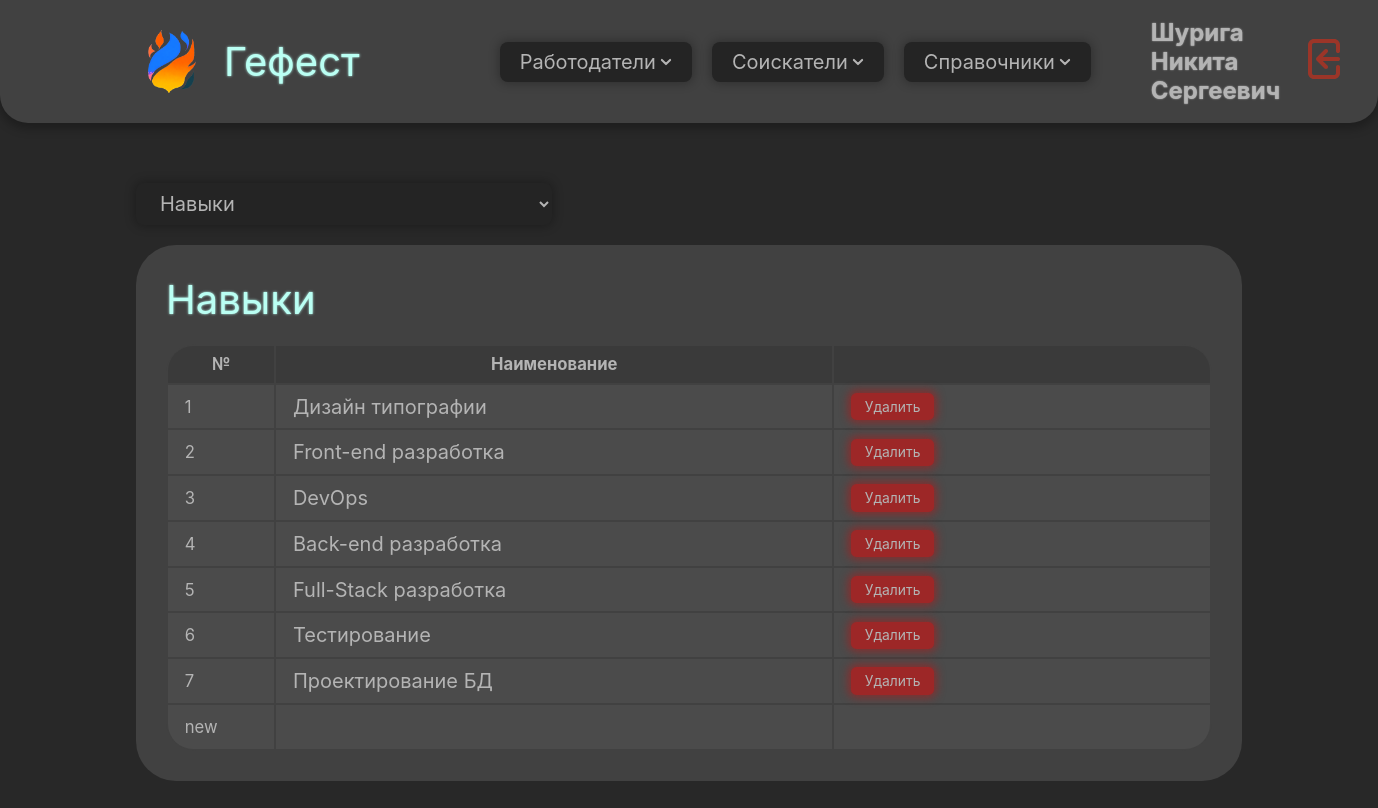
The app's page /references/Skill/ (signed in) with its own data.
### domain/models.py (models this page shows, shortened)
class CustomUser(AbstractUser):
    patronymic = models.CharField(max_length=255, blank=False, null=False, verbose_name='Отчество')
    phone_number = PhoneNumberField(region="RU", blank=False, null=False, verbose_name='Номер телефона')
    profile_photo = models.ImageField(blank=True, null=True, verbose_name='Фото профиля', upload_to='user_photos')
    class Meta:
        verbose_name = 'Пользователь'
        verbose_name_plural = 'Пользователи'

class Skill(models.Model):
    name = models.CharField(max_length=100, blank=False, null=False, verbose_name='Наименование')
    class Meta:
        verbose_name = 'Навык'
        verbose_name_plural = 'Навыки'

### domain/views/general_views.py (the view, shortened to what this page needs)
# urls.py: path('references/', references_view, name='references'),
def references_view(request, reference='OrganizationalLegalForm'):
    references_dict = {
        'OrganizationalLegalForm': [OrganizationalLegalForm, 'Организационно-правовые формы'],
        'Skill': [Skill, 'Навыки'],
        'Specialization': [Specialization, 'Специализации'],
        'SoftwareAndHardwareTool': [SoftwareAndHardwareTool, 'Программно-технические средства'],
        'WorkSchedule': [WorkSchedule, 'Графики работы'],
        'EducationLevel': [EducationLevel, 'Уровень образования'],
        'Position': [Position, 'Должность'],
    }
    if reference in references_dict:
        selected_model = references_dict[reference][0]
        display_model = selected_model.objects.all()
        display_name = selected_model._meta.verbose_name_plural
        fields_names = [field for field in selected_model._meta.get_fields() if
                        not field.is_relation and field.name != 'id']
        response = {
            'model': display_model,
            'display_name': display_name,
            'fields_names': fields_names,
            'references_dict': references_dict,
            'reference': reference
        }
        return render(request, 'references/references.html', response)
    else:
        error_message = f"Справочник {reference} не найден"
        error_page_url = reverse('error_page', kwargs={'error_message': error_message})
        return redirect(error_page_url)

### domain/context_processors.py (called while the page is built)
def user(request):
    return {'user': auth(request)['user']}

### domain/filters.py (called while the page is built)
@register.filter(name='get_value')
def get_value(obj, field_name):
    return getattr(obj, field_name, None)

### domain/templates/references/references.html (shortened to what this page needs)
{% extends 'base.html' %}
{% load filters %}
{% load static %}
{% block content %}
    <section class="split-section flex-vertical gap-2em">
        <div class="content-block flex-vertical gap-1em">
            <select name="reference-select" class="button" onchange="window.location.href = (this.value)">
                {% for reference, value in references_dict.items %}
                    <option value="{% url 'references' reference %}"
                            {% if value.1 == display_name %}selected{% endif %}>
                        {{ value.1 }}
                    </option>
                {% endfor %}
            </select>
            <div class="content-box flex-vertical gap-1em">
                <div class="content flex-vertical gap-1em">
                    <h1 class="title">{{ display_name }}</h1>
                    <table class="table">
                        <tr>
                            <th>№</th>
                            {% for field in fields_names %}
                                <th>{{ field.verbose_name }}</th>
                            {% endfor %}
                            <th></th>
                        </tr>
                        {% for item in model %}
                            <tr>
                                <form method="POST" action="{% url 'references' reference %}">
                                    <td>{{ forloop.counter }}</td>
                                    {% for field in fields_names %}
                                        {% with field_value=item|get_value:field.name %}
                                            <td><input type="text"
                                                       id="{{ field.name }}_{{ item.id }}"
                                                       name="{{ field.name }}"
                                                       value="{{ field_value }}"
                                                       class="input-field-in-table"
                                                       onchange="document.getElementById('Button_{{ item.id }}').style.visibility = 'visible';"
                                                       maxlength="{{ field.max_length }}"
                                            >
                                            </td>
                                        {% endwith %}
                                    {% endfor %}
                                    <td class="flex-horizontal gap-1em">
                                        <button id="Button_{{ item.id }}_delete" type="submit" name="delete_item"
                                                class="button reject text-size-smaller">
                                            Удалить
                                        </button>
                                    </td>
                                </form>
                            </tr>
                        {% endfor %}
                        <tr>
                            <td class="row-1em">new</td>
                            <form method="POST" action="{% url 'references' reference %}">
                                {% for field in fields_names %}
                                    <td><input id="{{ field.name }}_new" type="text" class="input-field-in-table"
                                               name="{{ field.name }}"
                                               maxlength="{{ field.max_length }}"
                                               onchange="document.getElementById('Button_new').style.visibility = 'visible';"
                                               {% if forloop.first %}autofocus{% endif %}>
                                    </td>
                                {% endfor %}
                                <td>
                                </td>
                            </form>
                        </tr>
                    </table>
                </div>
            </div>
        </div>
    </section>
{% endblock %}

### domain/templates/components/navbar.html (shortened to what this page needs)
{% load static %}
{% block content %}
    <div class="nav-bar flex-horizontal gap-1em">
        <div class="nav-part flex-horizontal gap-1em">
            <a href="{% url 'home' %}">
            <div class="flex-horizontal gap-1em">
                <div class="logo-container">
                    <img src="{% static 'images/logo.png' %}" class="logo"/>
                </div>
                <div class="title" style="padding-right: 3em;">Гефест</div>
            </div>
                </a>
            <div class="button">
                Работодатели
                <img src="{% static 'icons/arrow-down.svg' %}" class="icon">
            </div>
            <button class="button">
                Соискатели
                <img src="{% static 'icons/arrow-down.svg' %}" class="icon">
            </button>
            <button class="button">
                Справочники
                <img src="{% static 'icons/arrow-down.svg' %}" class="icon">
            </button>
        </div>
        <div class="nav-part flex-horizontal gap-1em">
            <h2 class="text1">{{ user.last_name }} {{ user.first_name }} {{ user.patronymic }}</h2>
            <a href="{% url 'logout' %}">
                <img src="{% static 'icons/logout.svg' %}" class="logout-button"/>
            </a>
        </div>
    </div>
{% endblock content %}

### static/css/styles.css (style rules this page uses)
* { font-size: 20px; padding: 0; margin: 0; font-family: Inter, serif; color: var(--text-color); text-decoration: none; }
.body { background: var(--body-bg); display: block; flex-direction: column; align-items: center; height: 100%; width: 100%; }
.nav-bar { position: sticky; height: 100%; margin: auto; padding: 0.5em 6em; justify-content: space-between; align-items: center; border-radius: 0 0 1.4em 1.4em; background: var(--table-bg); box-shadow: 0 0.2em 0.5em 0.1em var(--element-shadow); }
.nav-part { height: 100%; padding: 0.4em 1em; justify-content: flex-start; flex-wrap: nowrap; }
.logout-button { filter: brightness(0) saturate(100%) invert(24%) sepia(29%) saturate(4645%) hue-rotate(345deg) brightness(83%) contrast(84%); }
.logo { align-self: stretch; object-fit: contain; }
.logo-container { width: 3.2em; aspect-ratio: 1 / 1; justify-content: center; align-items: center; display: flex }
.title { color: var(--title-color); font-size: 2em; font-weight: 400; word-wrap: break-word; text-shadow: 0 0 0.065em var(--title-color); }
.button { display: flex; justify-content: flex-start; align-items: center; border-style: none; border-radius: 0.4em; background: var(--button-bg); padding: 0.4em 1em; gap: 0.2em; box-shadow: 0 0 0.5em 0.1em var(--element-shadow); width: fit-content; }
.icon { filter: brightness(0) saturate(100%) invert(79%) sepia(16%) saturate(8%) hue-rotate(316deg) brightness(90%) contrast(87%); }
.split-section { flex: 1; width: auto; height: fit-content; }
.content-box { margin: 0; border-radius: 2em; background: var(--table-bg); }
.content-block { width: 100%; height: 100%; }
.content-box .content { flex: 1; padding: 1.5em; }
.text1 { font-size: larger; text-shadow: 0 0 0.07em var(--text-color); }
button.reject { background: var(--reject-bg); box-shadow: 0 0 0.6em 0.2em var(--reject-shadow); }
.table { display: table; flex: 1; border-radius: 1.5em; table-layout: auto; background: var(--table-bg); }
th { background: var(--th-bg); padding: 0.5em 1em; font-size: smaller; }
th:first-child { border-top-left-radius: 1.5em; }
th:last-child { border-top-right-radius: 1.5em; max-width: 10%; }
td { padding: 0.5em 1em; background: var(--td-bg); white-space: nowrap; word-wrap: break-word; font-size: smaller; }
tr:last-child td:first-child { border-radius: 0 0 0 1.5em; }
tr:last-child td:last-child { border-radius: 0 0 1.5em 0; }
tr td:last-child { border-right: none; }
.flex-horizontal { display: flex; flex-direction: row; align-items: center; }
.flex-horizontal.gap-1em { gap: 1em; }
.flex-vertical { display: flex; flex-direction: column; }
.flex-vertical.gap-1em { gap: 1em; }
.flex-vertical.gap-2em { gap: 2em; }
.text-size-smaller, .text-size-smaller:hover, .text-size-smaller:focus { font-size: smaller; }
.input-field-in-table { background: none; padding: 0; border: none; width: 100%; }

### static/css/darkcolors.css (style rules this page uses)
:root { --button-bg: #242424; --body-bg: #282828; --common-bg: #303030; --th-bg: #3a3a3a; --table-bg: #414141; --hover-bg: #464646; --td-bg: #4b4b4b; --div-bg: #4f4f4f; --text-color: #B4B4B4; --text-hover: #d0d0d0; --title-color: #BAFFF3; --element-shadow: rgba(0, 0, 0, 0.25); --shadow-next: rgba(48, 48, 48, 0.8); --error-color: #FF3838; --submit-bg: #279d52; --submit-shadow: rgba(39, 157, 82, 0.8); --submit-hover: #35d781; --submit-hover-shadow: rgba(53, 215, 129, 0.95); --reject-bg: #9D2727; --reject-shadow: rgba(150, 39, 39, 0.8); --reject-hover: #D73535; --reject-hover-shadow: rgba(215, 53, 53, 0.95); }

### records on screen
CustomUser: last_name "Шурига", first_name "Никита", patronymic "Сергеевич"
Skill: name "Дизайн типографии"
Skill: name "Front-end разработка"
Skill: name "DevOps"
Skill: name "Back-end разработка"
Skill: name "Full-Stack разработка"
Skill: name "Тестирование"
Skill: name "Проектирование БД"

### other values on screen
{{ display_name }} "Навыки"
{{ field.verbose_name }} "Наименование"
form field reference-select "Навыки"
